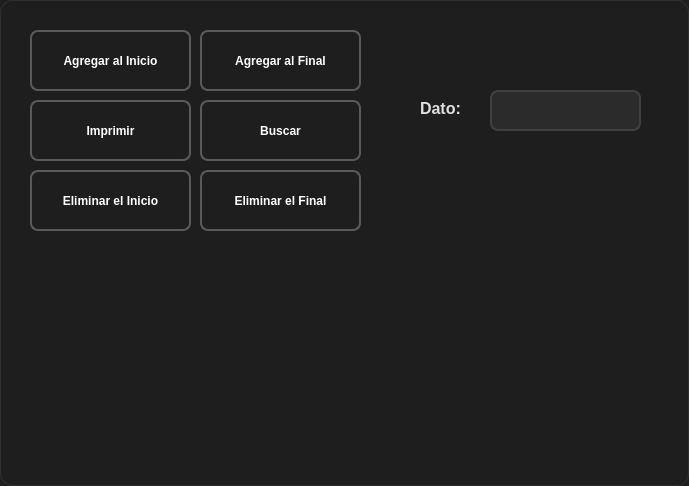
<?xml version="1.0" encoding="UTF-8"?>
<ui version="4.0">
 <class>Listas_Enlazadas</class>
 <widget class="QDialog" name="Listas_Enlazadas">
  <property name="geometry">
   <rect>
    <x>0</x>
    <y>0</y>
    <width>689</width>
    <height>486</height>
   </rect>
  </property>
  <property name="windowTitle">
   <string>Dialog</string>
  </property>
  <property name="styleSheet">
   <string notr="true">/* =========================
   VENTANA PRINCIPAL
   ========================= */
QDialog {
    background-color: #1e1e1e;
    border: 1px solid #303030;
    border-radius: 12px;
    font-family: &quot;Segoe UI&quot;;
    color: #f0f0f0;
}

/* =========================
   ETIQUETAS
   ========================= */
QLabel {
    color: #e0e0e0;
    font-weight: 500;
    background: transparent;
}

/* =========================
   CAJAS DE TEXTO
   ========================= */
QLineEdit {
    background-color: #2b2b2b;
    color: #ffffff;
    border: 2px solid #404040;
    border-radius: 8px;
    padding: 8px;
    selection-background-color: #3d8bfd;
}

QLineEdit:focus {
    border: 2px solid #3d8bfd;
    background-color: #333333;
}

QLineEdit:disabled {
    background-color: #252525;
    color: #808080;
}

/* =========================
   BOTONES
   ========================= */
QPushButton {
    background-color: transparent;
    color: white;
    border: 2px solid #5a5a5a;
    border-radius: 8px;
    padding: 8px 14px;
    font-weight: bold;
}

QPushButton:hover {
    background-color: #333333;
}

QPushButton:pressed {
    background-color: #252525;
}
/* =========================
   TOOLTIP
   ========================= */
QToolTip {
    background-color: #2b2b2b;
    color: white;
    border: 1px solid #3d8bfd;
    padding: 5px;
}</string>
  </property>
  <widget class="QPushButton" name="btn_agregar_inicio">
   <property name="geometry">
    <rect>
     <x>30</x>
     <y>30</y>
     <width>161</width>
     <height>61</height>
    </rect>
   </property>
   <property name="font">
    <font>
     <pointsize>9</pointsize>
     <weight>75</weight>
     <bold>true</bold>
    </font>
   </property>
   <property name="text">
    <string>Agregar al Inicio</string>
   </property>
  </widget>
  <widget class="QPushButton" name="btn_agregar_final">
   <property name="geometry">
    <rect>
     <x>200</x>
     <y>30</y>
     <width>161</width>
     <height>61</height>
    </rect>
   </property>
   <property name="font">
    <font>
     <pointsize>9</pointsize>
     <weight>75</weight>
     <bold>true</bold>
    </font>
   </property>
   <property name="text">
    <string>Agregar al Final</string>
   </property>
  </widget>
  <widget class="QPushButton" name="btn_imprimir">
   <property name="geometry">
    <rect>
     <x>30</x>
     <y>100</y>
     <width>161</width>
     <height>61</height>
    </rect>
   </property>
   <property name="font">
    <font>
     <pointsize>9</pointsize>
     <weight>75</weight>
     <bold>true</bold>
    </font>
   </property>
   <property name="text">
    <string>Imprimir</string>
   </property>
  </widget>
  <widget class="QPushButton" name="btn_eliminar_inicio">
   <property name="geometry">
    <rect>
     <x>30</x>
     <y>170</y>
     <width>161</width>
     <height>61</height>
    </rect>
   </property>
   <property name="font">
    <font>
     <pointsize>9</pointsize>
     <weight>75</weight>
     <bold>true</bold>
    </font>
   </property>
   <property name="text">
    <string>Eliminar el Inicio</string>
   </property>
  </widget>
  <widget class="QPushButton" name="btn_eliminar_final">
   <property name="geometry">
    <rect>
     <x>200</x>
     <y>170</y>
     <width>161</width>
     <height>61</height>
    </rect>
   </property>
   <property name="font">
    <font>
     <pointsize>9</pointsize>
     <weight>75</weight>
     <bold>true</bold>
    </font>
   </property>
   <property name="text">
    <string>Eliminar el Final</string>
   </property>
  </widget>
  <widget class="QPushButton" name="btn_buscar">
   <property name="geometry">
    <rect>
     <x>200</x>
     <y>100</y>
     <width>161</width>
     <height>61</height>
    </rect>
   </property>
   <property name="font">
    <font>
     <pointsize>9</pointsize>
     <weight>75</weight>
     <bold>true</bold>
    </font>
   </property>
   <property name="text">
    <string>Buscar</string>
   </property>
  </widget>
  <widget class="QLabel" name="label">
   <property name="geometry">
    <rect>
     <x>420</x>
     <y>100</y>
     <width>55</width>
     <height>16</height>
    </rect>
   </property>
   <property name="font">
    <font>
     <pointsize>12</pointsize>
     <weight>62</weight>
     <bold>true</bold>
    </font>
   </property>
   <property name="text">
    <string>Dato:</string>
   </property>
  </widget>
  <widget class="QLineEdit" name="txt_dato">
   <property name="geometry">
    <rect>
     <x>490</x>
     <y>90</y>
     <width>151</width>
     <height>41</height>
    </rect>
   </property>
   <property name="font">
    <font>
     <pointsize>10</pointsize>
     <weight>75</weight>
     <bold>true</bold>
    </font>
   </property>
  </widget>
  <widget class="QLabel" name="lbl_lista">
   <property name="geometry">
    <rect>
     <x>20</x>
     <y>300</y>
     <width>611</width>
     <height>111</height>
    </rect>
   </property>
   <property name="font">
    <font>
     <pointsize>10</pointsize>
     <weight>62</weight>
     <bold>true</bold>
    </font>
   </property>
   <property name="text">
    <string/>
   </property>
   <property name="alignment">
    <set>Qt::AlignCenter</set>
   </property>
  </widget>
 </widget>
 <resources/>
 <connections/>
</ui>
